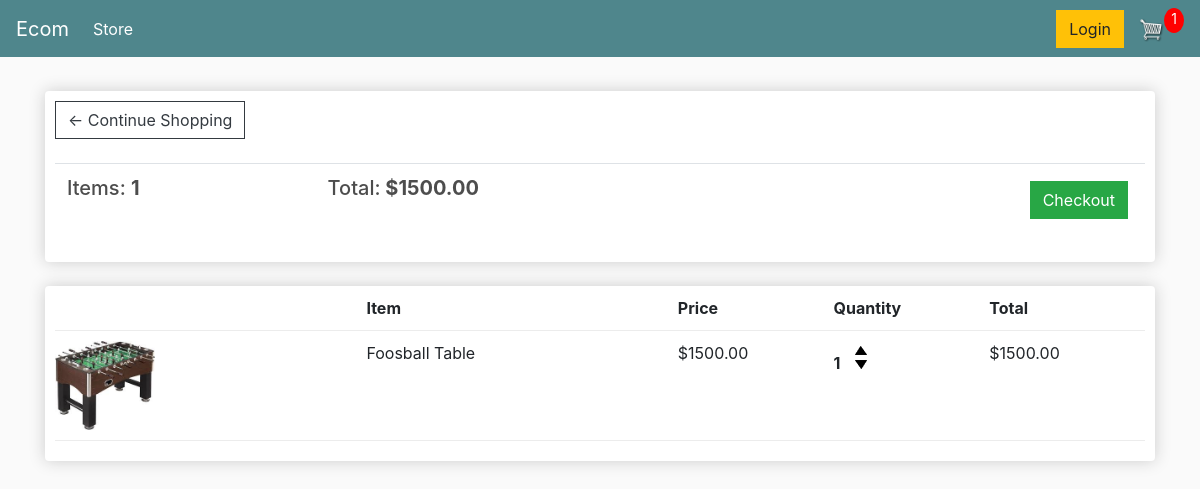
The app's page /cart/ (signed in) with its own data.
### store/models.py (models this page shows, shortened)
class Order(models.Model):
	customer = models.ForeignKey(Customer, on_delete=models.SET_NULL, null=True, blank=True)
	date_ordered = models.DateTimeField(auto_now_add=True)
	complete = models.BooleanField(default=False)
	transaction_id = models.CharField(max_length=100, null=True)
	@property
	def get_cart_total(self):
		orderitems = self.orderitem_set.all()
		total = sum([item.get_total for item in orderitems])
		return total
	@property
	def get_cart_items(self):
		orderitems = self.orderitem_set.all()
		total = sum([item.quantity for item in orderitems])
		return total

class OrderItem(models.Model):
	product = models.ForeignKey(Product, on_delete=models.SET_NULL, null=True)
	order = models.ForeignKey(Order, on_delete=models.SET_NULL, null=True)
	quantity = models.IntegerField(default=0, null=True, blank=True)
	date_added = models.DateTimeField(auto_now_add=True)
	@property
	def get_total(self):
		total = self.product.price * self.quantity
		return total

class Product(models.Model):
	name = models.CharField(max_length=200)
	price = models.FloatField()
	digital = models.BooleanField(default=False,null=True, blank=True)
	image = models.ImageField(null=True, blank=True)
	@property
	def imageURL(self):
		try:
			url = self.image.url
		except:
			url = ''
		return url

### store/views.py (the view)
# urls.py: path('cart/', views.cart, name="cart"),
def cart(request):
	data = cartData(request)
	cartItems = data['cartItems']
	order = data['order']
	items = data['items']
	context = {'items':items, 'order':order, 'cartItems':cartItems}
	return render(request, 'store/cart.html', context)

### store/utils.py (called while the page is built)
def cartData(request):
	if request.user.is_authenticated:
		customer = request.user.customer
		order, created = Order.objects.get_or_create(customer=customer, complete=False)
		items = order.orderitem_set.all()
		cartItems = order.get_cart_items
	else:
		cookieData = cookieCart(request)
		cartItems = cookieData['cartItems']
		order = cookieData['order']
		items = cookieData['items']
	return {'cartItems':cartItems ,'order':order, 'items':items}

### store/templates/store/cart.html
{% extends 'store/main.html' %}
{% load static %}
{% block content %}
	<div class="row">
		<div class="col-lg-12">
			<div class="box-element">
				<a  class="btn btn-outline-dark" href="{% url 'store' %}">&#x2190; Continue Shopping</a>
				<br>
				<br>
				<table class="table">
					<tr>
						<th><h5>Items: <strong>{{order.get_cart_items}}</strong></h5></th>
						<th><h5>Total:<strong> ${{order.get_cart_total|floatformat:2}}</strong></h5></th>
						<th>
							<a  style="float:right; margin:5px;" class="btn btn-success" href="{% url 'checkout' %}">Checkout</a>
						</th>
					</tr>
				</table>
			</div>
			<br>
			<div class="box-element">
				<div class="cart-row">
					<div style="flex:2"></div>
					<div style="flex:2"><strong>Item</strong></div>
					<div style="flex:1"><strong>Price</strong></div>
					<div style="flex:1"><strong>Quantity</strong></div>
					<div style="flex:1"><strong>Total</strong></div>
				</div>
				{% for item in items %}
				<div class="cart-row">
					<div style="flex:2"><img class="row-image" src="{{item.product.imageURL}}"></div>
					<div style="flex:2"><p>{{item.product.name}}</p></div>
					<div style="flex:1"><p>${{item.product.price|floatformat:2}}</p></div>
					<div style="flex:1">
						<p class="quantity">{{item.quantity}}</p>
						<div class="quantity">
							<img data-product="{{item.product.id}}" data-action="add" class="chg-quantity update-cart" src="{% static  'images/arrow-up.png' %}">
							<img data-product="{{item.product.id}}" data-action="remove" class="chg-quantity update-cart" src="{% static  'images/arrow-down.png' %}">
						</div>
					</div>
					<div style="flex:1"><p>${{item.get_total|floatformat:2}}</p></div>
				</div>
				{% endfor %}
			</div>
		</div>
	</div>
{% endblock content %}

### static/css/main.css (style rules this page uses)
body { background-color: hsl(0, 0%, 98%); }
h1,h2,h3,h4,h5,h6 { color:hsl(0, 0%, 30%); }
.box-element { box-shadow:hsl(0, 0%, 80%) 0 0 16px; background-color: #fff; border-radius: 4px; padding: 10px; }
.col-lg-4, .col-lg-6, .col-lg-8, .col-lg-12 { margin-top: 10px; }
.btn { border-radius: 0; }
.row-image { width: 100px; }
.cart-row { display: flex; align-items: flex-stretch; padding-bottom: 10px; margin-bottom: 10px; border-bottom: 1px solid #ececec; }
.quantity { display: inline-block; font-weight: 700; padding-right:10px; }
.chg-quantity { width: 12px; cursor: pointer; display: block; margin-top: 5px; transition:.1s; }

### records on screen
Order: get_cart_items "1", get_cart_total "1500.00"
OrderItem: product.imageURL (picture), product.name "Foosball Table", product.price "1500.00", quantity "1", get_total "1500.00"

### other values on screen
{{ cartItems }} "1"
